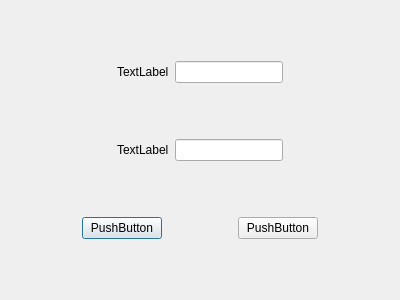
<?xml version="1.0" encoding="UTF-8"?>
<ui version="4.0">
 <class>Login</class>
 <widget class="QDialog" name="Login">
  <property name="geometry">
   <rect>
    <x>0</x>
    <y>0</y>
    <width>400</width>
    <height>300</height>
   </rect>
  </property>
  <property name="windowTitle">
   <string>Dialog</string>
  </property>
  <layout class="QGridLayout" name="gridLayout">
   <item row="0" column="0">
    <layout class="QHBoxLayout" name="horizontalLayout_2">
     <item>
      <spacer name="horizontalSpacer_4">
       <property name="orientation">
        <enum>Qt::Horizontal</enum>
       </property>
       <property name="sizeType">
        <enum>QSizePolicy::Expanding</enum>
       </property>
       <property name="sizeHint" stdset="0">
        <size>
         <width>40</width>
         <height>20</height>
        </size>
       </property>
      </spacer>
     </item>
     <item>
      <widget class="QLabel" name="userNameLabel">
       <property name="sizePolicy">
        <sizepolicy hsizetype="Fixed" vsizetype="Fixed">
         <horstretch>0</horstretch>
         <verstretch>0</verstretch>
        </sizepolicy>
       </property>
       <property name="text">
        <string>TextLabel</string>
       </property>
      </widget>
     </item>
     <item>
      <widget class="QLineEdit" name="userNameEdit">
       <property name="sizePolicy">
        <sizepolicy hsizetype="Fixed" vsizetype="Fixed">
         <horstretch>0</horstretch>
         <verstretch>0</verstretch>
        </sizepolicy>
       </property>
       <property name="clearButtonEnabled">
        <bool>true</bool>
       </property>
      </widget>
     </item>
     <item>
      <spacer name="horizontalSpacer_5">
       <property name="orientation">
        <enum>Qt::Horizontal</enum>
       </property>
       <property name="sizeType">
        <enum>QSizePolicy::Expanding</enum>
       </property>
       <property name="sizeHint" stdset="0">
        <size>
         <width>40</width>
         <height>20</height>
        </size>
       </property>
      </spacer>
     </item>
    </layout>
   </item>
   <item row="1" column="0">
    <layout class="QHBoxLayout" name="horizontalLayout_3">
     <item>
      <spacer name="horizontalSpacer_6">
       <property name="orientation">
        <enum>Qt::Horizontal</enum>
       </property>
       <property name="sizeType">
        <enum>QSizePolicy::Expanding</enum>
       </property>
       <property name="sizeHint" stdset="0">
        <size>
         <width>40</width>
         <height>20</height>
        </size>
       </property>
      </spacer>
     </item>
     <item>
      <widget class="QLabel" name="passwordLabel">
       <property name="sizePolicy">
        <sizepolicy hsizetype="Fixed" vsizetype="Fixed">
         <horstretch>0</horstretch>
         <verstretch>0</verstretch>
        </sizepolicy>
       </property>
       <property name="text">
        <string>TextLabel</string>
       </property>
      </widget>
     </item>
     <item>
      <widget class="QLineEdit" name="passwordEdit">
       <property name="sizePolicy">
        <sizepolicy hsizetype="Fixed" vsizetype="Fixed">
         <horstretch>0</horstretch>
         <verstretch>0</verstretch>
        </sizepolicy>
       </property>
       <property name="echoMode">
        <enum>QLineEdit::Password</enum>
       </property>
       <property name="clearButtonEnabled">
        <bool>true</bool>
       </property>
      </widget>
     </item>
     <item>
      <spacer name="horizontalSpacer_7">
       <property name="orientation">
        <enum>Qt::Horizontal</enum>
       </property>
       <property name="sizeType">
        <enum>QSizePolicy::Expanding</enum>
       </property>
       <property name="sizeHint" stdset="0">
        <size>
         <width>40</width>
         <height>20</height>
        </size>
       </property>
      </spacer>
     </item>
    </layout>
   </item>
   <item row="2" column="0">
    <layout class="QHBoxLayout" name="horizontalLayout">
     <item>
      <spacer name="horizontalSpacer_3">
       <property name="orientation">
        <enum>Qt::Horizontal</enum>
       </property>
       <property name="sizeHint" stdset="0">
        <size>
         <width>40</width>
         <height>20</height>
        </size>
       </property>
      </spacer>
     </item>
     <item>
      <widget class="QPushButton" name="loginInBtn">
       <property name="text">
        <string>PushButton</string>
       </property>
      </widget>
     </item>
     <item>
      <spacer name="horizontalSpacer">
       <property name="orientation">
        <enum>Qt::Horizontal</enum>
       </property>
       <property name="sizeHint" stdset="0">
        <size>
         <width>40</width>
         <height>20</height>
        </size>
       </property>
      </spacer>
     </item>
     <item>
      <widget class="QPushButton" name="signUpBtn">
       <property name="text">
        <string>PushButton</string>
       </property>
      </widget>
     </item>
     <item>
      <spacer name="horizontalSpacer_2">
       <property name="orientation">
        <enum>Qt::Horizontal</enum>
       </property>
       <property name="sizeHint" stdset="0">
        <size>
         <width>40</width>
         <height>20</height>
        </size>
       </property>
      </spacer>
     </item>
    </layout>
   </item>
  </layout>
 </widget>
 <resources/>
 <connections/>
</ui>
